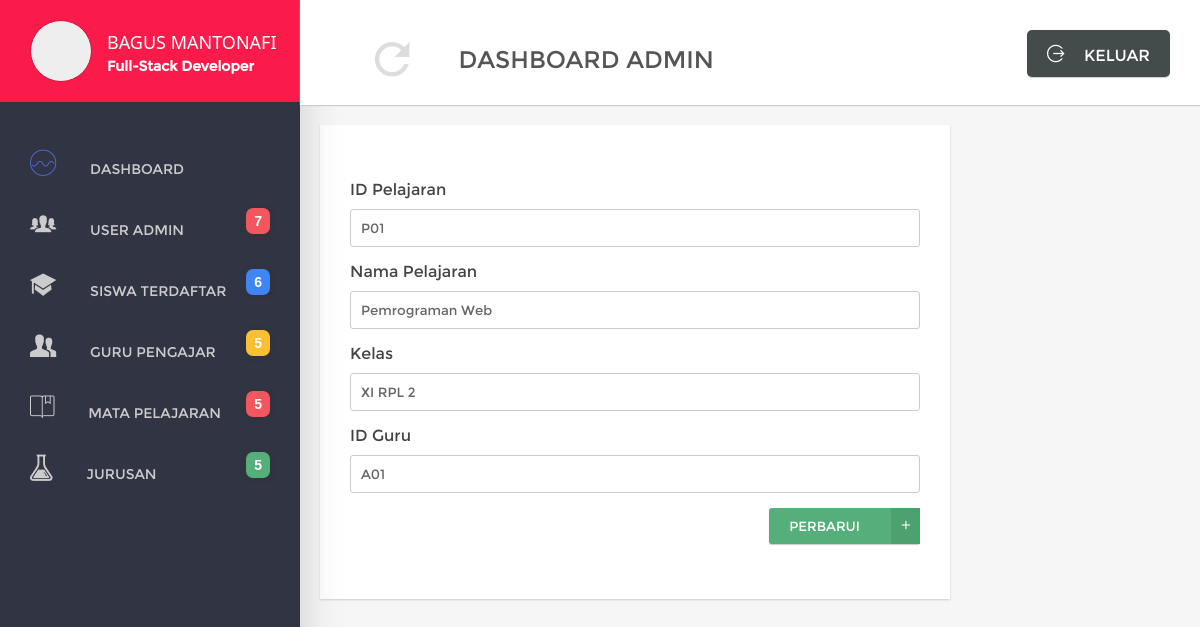
Page /pages/form/update/UpdateMapel.php?id=P01 (signed in) on the earlier database version.
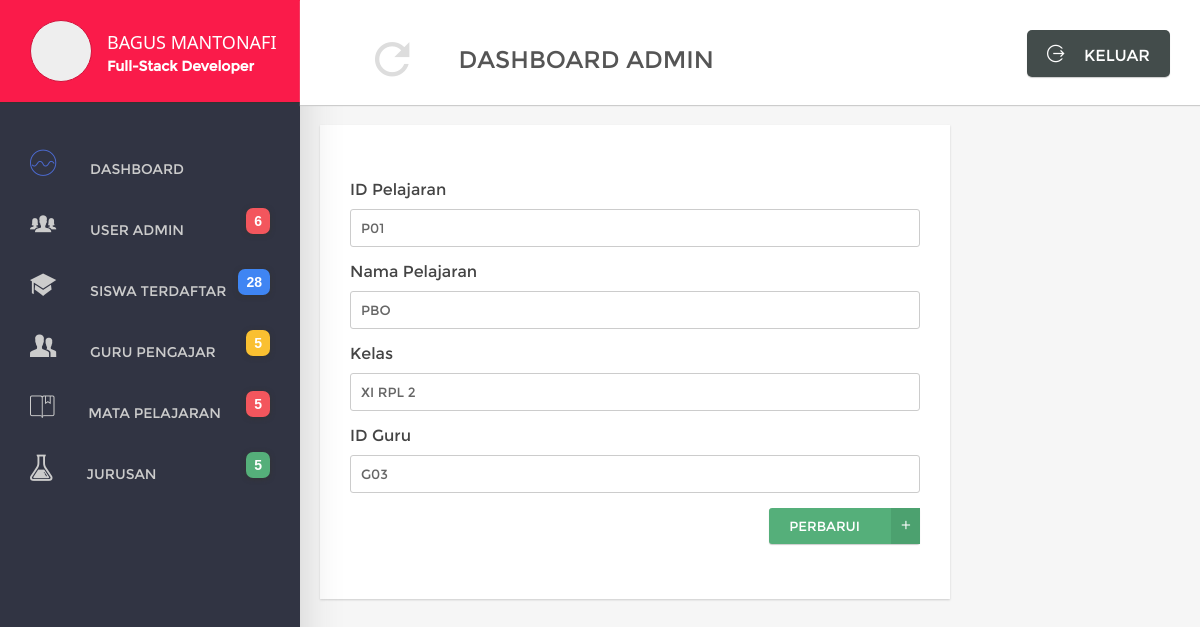
Same page on the later database version.
### tables this page shows
CREATE TABLE IF NOT EXISTS `pelajaran` (
  `id_pelajaran` varchar(3) NOT NULL,
  `nama_pelajaran` varchar(50) NOT NULL,
  `kelas` varchar(10) NOT NULL,
  `id_guru` varchar(3) NOT NULL
);

### pages/form/update/UpdateMapel.php (the view, shortened to what this page needs)
<?php
include "../../../partials/functions.php";
$id = $_GET["id"];
$query = mysql_query("SELECT * FROM pelajaran WHERE id_pelajaran='$id'");
$data = mysql_fetch_array($query);
?>
<!DOCTYPE html>
<html lang="en">
<head>
    <link rel="stylesheet" href="<?php echo siteUrl('css/ionicons.min.css'); ?>">
    <link rel="stylesheet" href="<?php echo siteUrl('css/style.css'); ?>">
</head>
<body>
<nav>
    <?php include("../../../partials/nav/menu.php"); ?>
</nav>
<section id="main">
    <?php include "../../../partials/header.php"; ?>
    <div id="content">
        <form action="ProsesUpdateMapel.php?id=<?php echo $data['id_pelajaran']; ?>" method="POST">
            <div id="form-tambah">
                <div class="row">
                    <div class="col-100">
                        <label>ID Pelajaran</label>
                        <input type="text" name="id_pelajaran" value="<?php echo $data['id_pelajaran']; ?>" placeholder="ID Pelajaran" required>
                    </div>
                </div>
                <div class="row">
                    <div class="col-100">
                        <label>Nama Pelajaran</label>
                        <input type="text" name="nama_pelajaran" value="<?php echo $data['nama_pelajaran']; ?>" placeholder="Nama Mata Pelajaran" required>
                    </div>
                </div>
                <div class="row">
                    <div class="col-100">
                        <label>Kelas</label>
                        <input type="text" name="kelas" value="<?php echo $data['kelas']; ?>" placeholder="Kelas" required>
                    </div>
                </div>
                <div class="row">
                    <div class="col-100">
                        <label>ID Guru</label>
                        <input type="text" name="id_guru" value="<?php echo $data['id_guru']; ?>" placeholder="ID Guru" required>
                    </div>
                </div>
                <div class="row">
                    <div class="col-100" align="right">
                        <button class="btn-tambah" type="submit">PERBARUI <span><i class="icon ion-android-add"></i></span></button>
                    </div>
                </div>
            </div>
        </form>
    </div>
</section>
</body>
</html>

### partials/functions.php (shortened to what this page needs)
<?php
function siteUrl($url){
	echo "http://".$_SERVER['SERVER_NAME']."/kelompok-1/".$url;
}
function numTable($primary,$table){
	$sql = mysql_query("SELECT $primary FROM $table");
	echo mysql_num_rows($sql);
}
	?>

Differences in the rows shown:
changed pelajaran "XI RPL 2": nama_pelajaran "Pemrograman Web" → "PBO"; id_guru "A01" → "G03"
Other differences:
mysql_num_rows($sql): "7 6 5 5 5" → "6 28 5 5 5"
